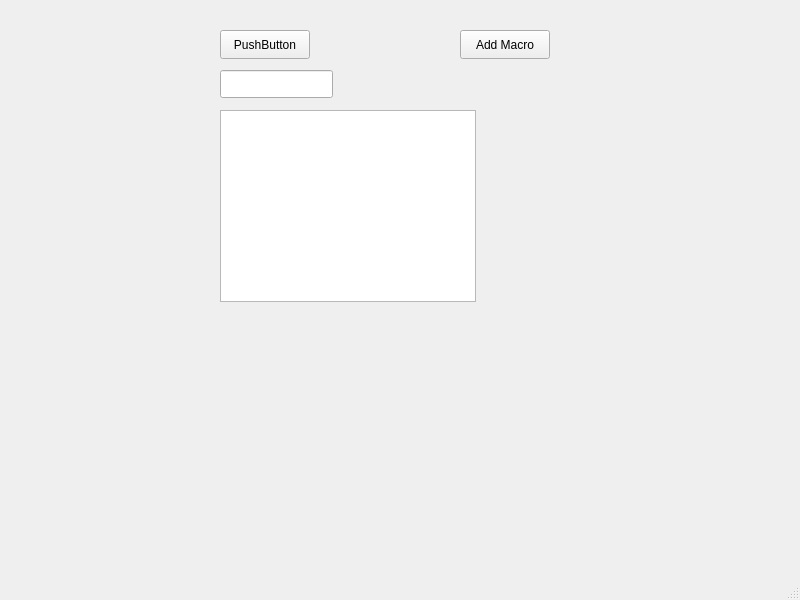
<?xml version="1.0" encoding="UTF-8"?>
<ui version="4.0">
 <class>MainWindow</class>
 <widget class="QMainWindow" name="MainWindow">
  <property name="geometry">
   <rect>
    <x>0</x>
    <y>0</y>
    <width>800</width>
    <height>600</height>
   </rect>
  </property>
  <property name="windowTitle">
   <string>MainWindow</string>
  </property>
  <widget class="QWidget" name="centralwidget">
   <widget class="QPushButton" name="pushButton">
    <property name="geometry">
     <rect>
      <x>220</x>
      <y>30</y>
      <width>90</width>
      <height>29</height>
     </rect>
    </property>
    <property name="text">
     <string>PushButton</string>
    </property>
   </widget>
   <widget class="QPushButton" name="addMacroButton">
    <property name="geometry">
     <rect>
      <x>460</x>
      <y>30</y>
      <width>90</width>
      <height>29</height>
     </rect>
    </property>
    <property name="text">
     <string>Add Macro</string>
    </property>
   </widget>
   <widget class="QListWidget" name="listWidget">
    <property name="geometry">
     <rect>
      <x>220</x>
      <y>110</y>
      <width>256</width>
      <height>192</height>
     </rect>
    </property>
   </widget>
   <widget class="QLineEdit" name="lineEdit">
    <property name="geometry">
     <rect>
      <x>220</x>
      <y>70</y>
      <width>113</width>
      <height>28</height>
     </rect>
    </property>
   </widget>
  </widget>
  <widget class="QMenuBar" name="menubar">
   <property name="geometry">
    <rect>
     <x>0</x>
     <y>0</y>
     <width>800</width>
     <height>25</height>
    </rect>
   </property>
  </widget>
  <widget class="QStatusBar" name="statusbar"/>
 </widget>
 <resources/>
 <connections/>
</ui>
